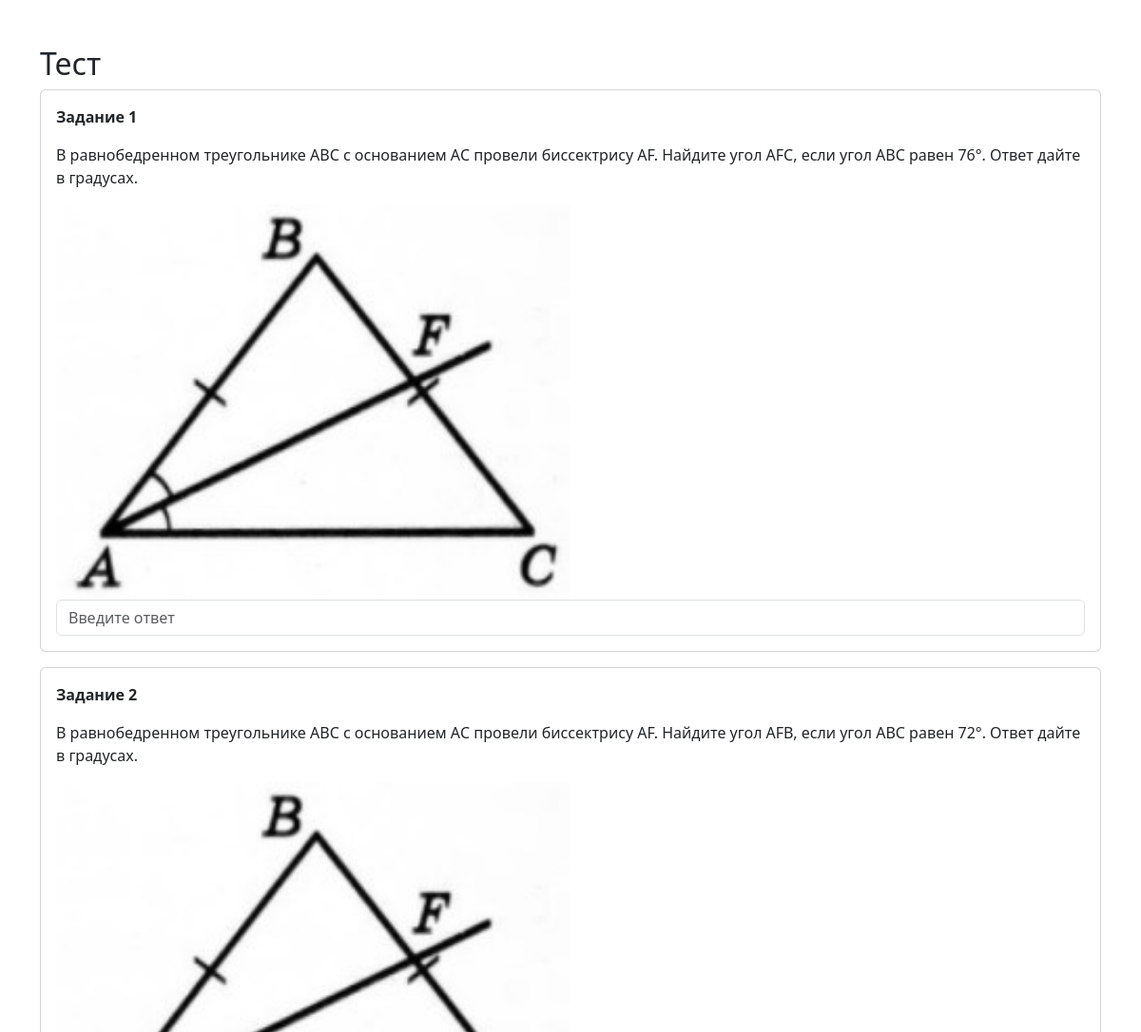
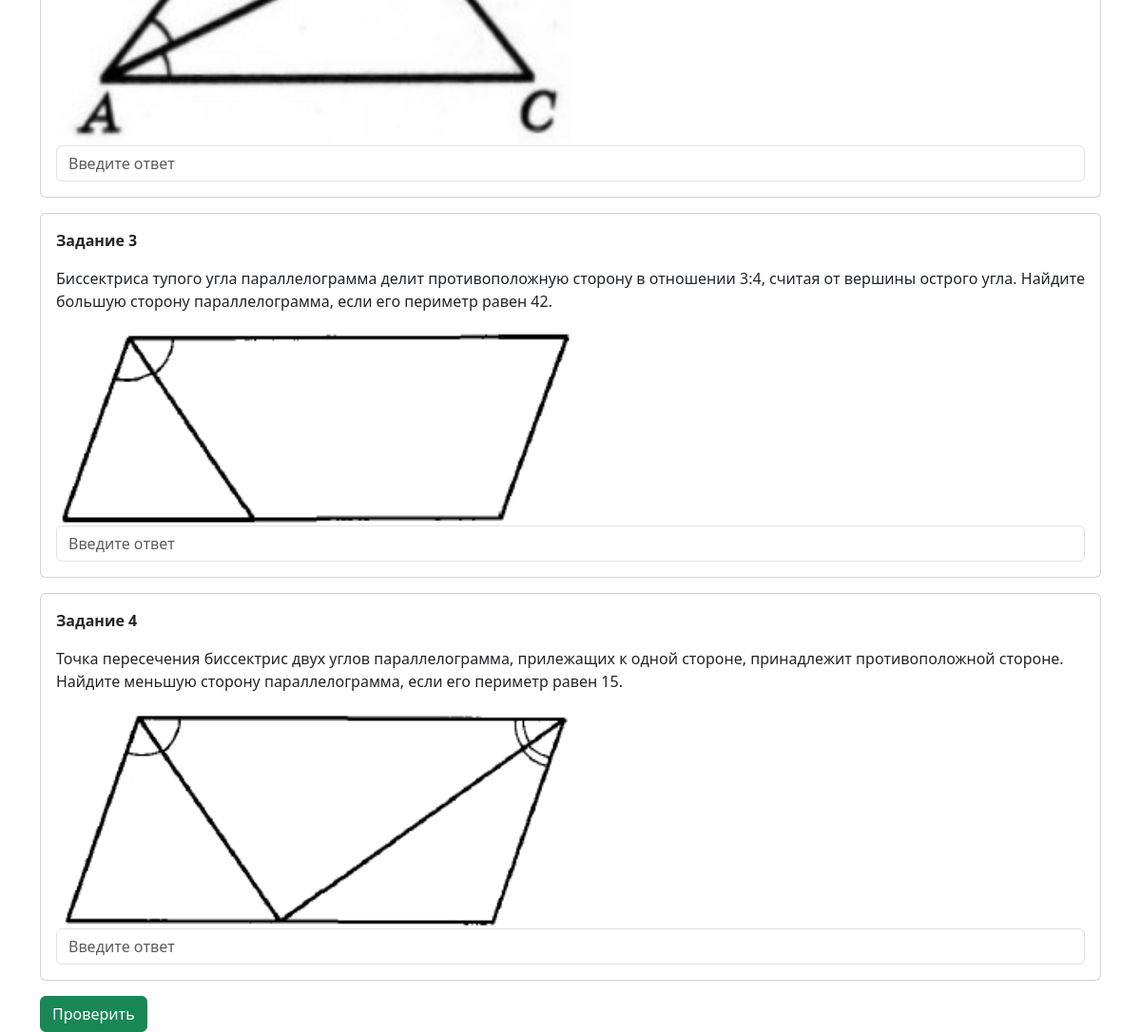
/test/1, run on the app's committed database (2 pictures, top to bottom).
### models.py (models this page shows)
class Task(db.Model):
    id = db.Column(db.Integer, primary_key=True)
    question = db.Column(db.Text, nullable=False)
    answer = db.Column(db.String(100), nullable=False)
    topic = db.Column(db.String(10), nullable=False)
    image_url = db.Column(db.String(255))

### main.py (the view)
@app.route('/test/<int:topic>')
def test(topic):
    tasks = Task.query.filter_by(topic=topic).all()
    return render_template('test.html', tasks=tasks, topic=topic)

### templates/test.html
{% extends "base.html" %}
{% block content %}
<h2>Тест</h2>
<form method="POST" action="/check/{{ topic }}">
{% for task in tasks %}
    <div class="card p-3 mb-3">
        <p><b>Задание {{ loop.index }}</b></p>
        <p>{{ task.question }}</p>
        {% if task.image_url %}
            <img src="{{ url_for('static', filename=task.image_url) }}" class="img-fluid w-50">
        {% endif %}
        <input
            type="text"
            name="answer_{{ task.id }}"
            class="form-control"
            placeholder="Введите ответ"
        >
    </div>
{% endfor %}
<button class="btn btn-success">Проверить</button>
</form>
{% endblock %}

### templates/base.html (shortened to what this page needs)
<!DOCTYPE html>
<html>
<head>
    <link href="https://cdn.jsdelivr.net/npm/bootstrap@5.3.0/dist/css/bootstrap.min.css" rel="stylesheet">
</head>
<body>
<div class="container mt-5">
    {% block content %}{% endblock %}
</div>
</body>
</html>

### data on the page
Task: question "В равнобедренном треугольнике АВС с основанием АС провели биссектрису AF. Найдите угол AFС, если угол ABC равен 76°. Ответ дайте в градусах.", image_url (picture)
Task: question "В равнобедренном треугольнике АВС с основанием АС провели биссектрису AF. Найдите угол AFB, если угол ABC равен 72°. Ответ дайте в градусах.", image_url (picture)
Task: question "Биссектриса тупого угла параллелограмма делит противоположную сторону в отношении 3:4, считая от вершины острого угла. Найдите большую сторону параллелограмма, если его периметр равен 42.", image_url (picture)
Task: question "Точка пересечения биссектрис двух углов параллелограмма, прилежащих к одной стороне, принадлежит противоположной стороне. Найдите меньшую сторону параллелограмма, если его периметр равен 15.", image_url (picture)
